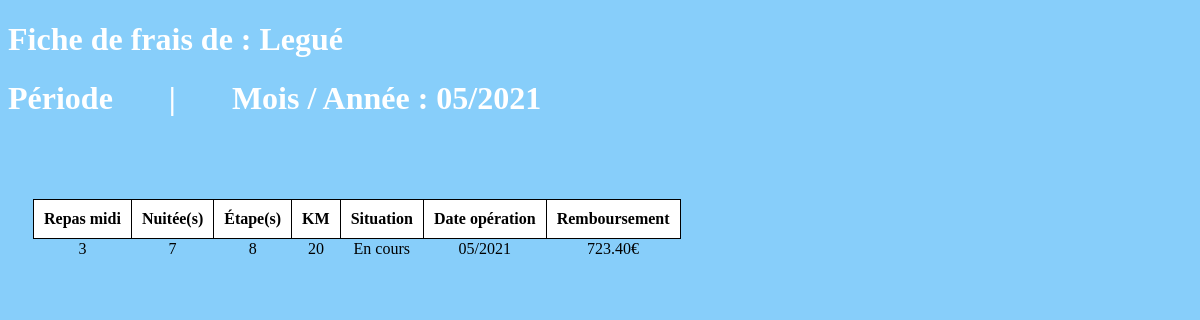
Screenshot of /PHP/LireFicheFrais.php?id=21 (signed in) with the database file from the repository.
### tables this page shows
CREATE TABLE `fichefrais` (
  `id` int NOT NULL,
  `idVisiteur` char(4) NOT NULL,
  `mois` int UNSIGNED NOT NULL,
  `annee` int UNSIGNED NOT NULL,
  `nbJustificatifs` int NOT NULL,
  `montantValide` decimal(10,2) NOT NULL,
  `dateModif` date NOT NULL,
  `idEtat` char(2) NOT NULL
);

CREATE TABLE `lignefraisforfait` (
  `idFicheFrais` int NOT NULL,
  `idForfait` char(4) NOT NULL,
  `quantite` int NOT NULL,
  `id` int NOT NULL
);

### PHP/LireFicheFrais.php (the view, shortened to what this page needs)
<!DOCTYPE html>
<?php
$cnxBDD = connexion();
$nomVisiteur=$_SESSION['nomVisiteur'];
$idVisiteur=$_SESSION['idVisiteur'];
$idFicheFrais = $_GET['id'];
$sqlDate = 'SELECT mois, annee FROM FicheFrais WHERE idVisiteur='.$idVisiteur.' AND id='.$idFicheFrais.';';
                        $sqlDate = $cnxBDD -> query($sqlDate);
                        while($userData = $sqlDate -> fetch_assoc()) {
                            $sqlDateComplete = '0'.$userData['mois'].'/'.$userData['annee'];
                        }
$sqlRep ="SELECT idForfait, quantite, idFicheFrais FROM lignefraisforfait WHERE idFicheFrais='".$idFicheFrais."' AND idForfait='REP';";
    $sqlRep = $cnxBDD -> query($sqlRep);
    while($userData = $sqlRep -> fetch_assoc()) {
        $rep = $userData['quantite'];
}
$sqlNui ="SELECT idForfait, quantite, idFicheFrais FROM lignefraisforfait WHERE idFicheFrais='".$idFicheFrais."' AND idForfait='NUI';";
    $sqlNui = $cnxBDD -> query($sqlNui);
    while($userData = $sqlNui -> fetch_assoc()) {
        $nui = $userData['quantite'];
}
$sqlEta ="SELECT idForfait, quantite, idFicheFrais FROM lignefraisforfait WHERE idFicheFrais='".$idFicheFrais."' AND idForfait='ETA';";
    $sqlEta = $cnxBDD -> query($sqlEta);
    while($userData = $sqlEta -> fetch_assoc()) {
        $eta = $userData['quantite'];
}
$sqlKm ="SELECT idForfait, quantite, idFicheFrais FROM lignefraisforfait WHERE idFicheFrais='".$idFicheFrais."' AND idForfait='KM';";
    $sqlKm = $cnxBDD -> query($sqlKm);
    while($userData = $sqlKm -> fetch_assoc()) {
        $km = $userData['quantite'];
}
$sqlEtat = 'SELECT idEtat FROM ficheFrais WHERE idVisiteur='.$idVisiteur.' AND id='.$idFicheFrais.';';
                        $sqlEtat = $cnxBDD -> query($sqlEtat);
                         while($userData = $sqlEtat -> fetch_assoc()) {
                            $sqlNumeroEtat = $userData['idEtat'];
                            if ($sqlNumeroEtat == '1') {
                                $idEtat = "Cloturé";
                            } elseif ($sqlNumeroEtat == '2') {
                                $idEtat = "En cours";
                            } elseif ($sqlNumeroEtat == '3') {
                                $idEtat = "Remboursé";
                            }
}
$sqlRemboursement ="SELECT montantValide, idVisiteur, id FROM fichefrais WHERE id='".$idFicheFrais."' AND idVisiteur='".$idVisiteur."';";
    $sqlRemboursement = $cnxBDD -> query($sqlRemboursement);
    while($userData = $sqlRemboursement -> fetch_assoc()) {
        $remboursement = $userData['montantValide']."€";
}
?>
<html>
    <head>
        <link href="FeuilleCSS.css" rel="stylesheet">
    </head>
    <body class="bodyRenseignerFicheFrais" style="background-color:lightskyblue; color:white">
        <div> <h1>Fiche de frais de : <?php echo $nomVisiteur ?></h1> </div>
        <h1>Période &nbsp &nbsp &nbsp | &nbsp &nbsp &nbsp Mois / Année : <?php echo $sqlDateComplete; ?> </h1>
        <br />
        <br />
        <table style="border-collapse:collapse; margin:25px; color:black;">
            <tr>
                <th> Repas midi </th>
                <th> Nuitée(s) </th>
                <th> Étape(s) </th>
                <th> KM </th>
                <th> Situation </th>
                <th> Date opération </th>
                <th> Remboursement </th>
            </tr>
            <tr>
                <td> <?php echo $rep ?> </td>
                <td> <?php echo $nui ?> </td>
                <td> <?php echo $eta ?> </td>
                <td> <?php echo $km ?> </td>
                <td> <?php echo $idEtat ?> </td>
                <td> <?php echo $sqlDateComplete ?> </td>
                <td> <?php echo $remboursement ?> </td>
        </table>
    </body>
</html>

### PHP/FeuilleCSS.css (style rules this page uses)
th { border: 1px solid black; background-color:white; padding: 10px; }
td { text-align: center; }

### rows the page displays
fichefrais: sqlDateComplete "05/2021", idEtat "En cours", montantValide "723.40€"
lignefraisforfait: quantite "3"
lignefraisforfait: quantite "7"
lignefraisforfait: quantite "8"
lignefraisforfait: quantite "20"

### other values shown
$nomVisiteur "Legué"
